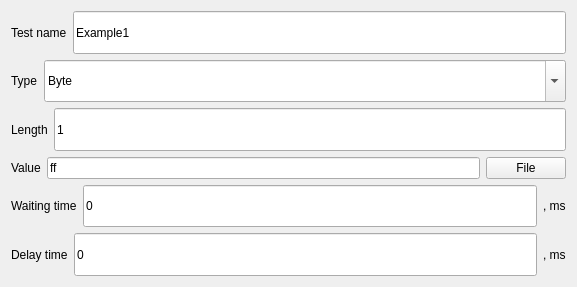
<?xml version="1.0" encoding="UTF-8"?>
<ui version="4.0">
 <class>PacketWidget</class>
 <widget class="QWidget" name="PacketWidget">
  <property name="geometry">
   <rect>
    <x>0</x>
    <y>0</y>
    <width>577</width>
    <height>287</height>
   </rect>
  </property>
  <property name="windowTitle">
   <string>Form</string>
  </property>
  <layout class="QGridLayout" name="gridLayout">
   <item row="0" column="0">
    <layout class="QHBoxLayout" name="horizontalLayout">
     <item>
      <widget class="QLabel" name="label">
       <property name="text">
        <string>Test name</string>
       </property>
      </widget>
     </item>
     <item>
      <widget class="QLineEdit" name="lineEdit">
       <property name="sizePolicy">
        <sizepolicy hsizetype="Expanding" vsizetype="Minimum">
         <horstretch>0</horstretch>
         <verstretch>0</verstretch>
        </sizepolicy>
       </property>
       <property name="text">
        <string>Example1</string>
       </property>
      </widget>
     </item>
    </layout>
   </item>
   <item row="1" column="0">
    <layout class="QHBoxLayout" name="horizontalLayout_2">
     <item>
      <widget class="QLabel" name="label_2">
       <property name="sizePolicy">
        <sizepolicy hsizetype="Minimum" vsizetype="Minimum">
         <horstretch>0</horstretch>
         <verstretch>0</verstretch>
        </sizepolicy>
       </property>
       <property name="text">
        <string>Type</string>
       </property>
      </widget>
     </item>
     <item>
      <widget class="QComboBox" name="comboBox">
       <property name="sizePolicy">
        <sizepolicy hsizetype="Expanding" vsizetype="Minimum">
         <horstretch>0</horstretch>
         <verstretch>0</verstretch>
        </sizepolicy>
       </property>
       <property name="editable">
        <bool>true</bool>
       </property>
       <property name="duplicatesEnabled">
        <bool>false</bool>
       </property>
       <item>
        <property name="text">
         <string>Byte</string>
        </property>
       </item>
       <item>
        <property name="text">
         <string>array</string>
        </property>
       </item>
       <item>
        <property name="text">
         <string>File</string>
        </property>
       </item>
      </widget>
     </item>
    </layout>
   </item>
   <item row="2" column="0">
    <layout class="QHBoxLayout" name="horizontalLayout_4">
     <item>
      <widget class="QLabel" name="label_8">
       <property name="text">
        <string>Length</string>
       </property>
      </widget>
     </item>
     <item>
      <widget class="QLineEdit" name="lineEdit_5">
       <property name="sizePolicy">
        <sizepolicy hsizetype="Expanding" vsizetype="Minimum">
         <horstretch>0</horstretch>
         <verstretch>0</verstretch>
        </sizepolicy>
       </property>
       <property name="text">
        <string>1</string>
       </property>
      </widget>
     </item>
    </layout>
   </item>
   <item row="3" column="0">
    <layout class="QHBoxLayout" name="horizontalLayout_3">
     <item>
      <widget class="QLabel" name="label_3">
       <property name="text">
        <string>Value</string>
       </property>
      </widget>
     </item>
     <item>
      <widget class="QLineEdit" name="lineEdit_2">
       <property name="sizePolicy">
        <sizepolicy hsizetype="Expanding" vsizetype="Minimum">
         <horstretch>0</horstretch>
         <verstretch>0</verstretch>
        </sizepolicy>
       </property>
       <property name="text">
        <string>ff</string>
       </property>
      </widget>
     </item>
     <item>
      <widget class="QPushButton" name="selectFileButton">
       <property name="text">
        <string>File</string>
       </property>
      </widget>
     </item>
    </layout>
   </item>
   <item row="4" column="0">
    <layout class="QHBoxLayout" name="horizontalLayout_5">
     <item>
      <widget class="QLabel" name="label_4">
       <property name="text">
        <string>Waiting time</string>
       </property>
      </widget>
     </item>
     <item>
      <widget class="QLineEdit" name="lineEdit_3">
       <property name="sizePolicy">
        <sizepolicy hsizetype="Expanding" vsizetype="Minimum">
         <horstretch>0</horstretch>
         <verstretch>0</verstretch>
        </sizepolicy>
       </property>
       <property name="text">
        <string>0</string>
       </property>
      </widget>
     </item>
     <item>
      <widget class="QLabel" name="label_5">
       <property name="text">
        <string>, ms</string>
       </property>
      </widget>
     </item>
    </layout>
   </item>
   <item row="5" column="0">
    <layout class="QHBoxLayout" name="horizontalLayout_6">
     <item>
      <widget class="QLabel" name="label_6">
       <property name="text">
        <string>Delay time</string>
       </property>
      </widget>
     </item>
     <item>
      <widget class="QLineEdit" name="lineEdit_4">
       <property name="sizePolicy">
        <sizepolicy hsizetype="Expanding" vsizetype="Minimum">
         <horstretch>0</horstretch>
         <verstretch>0</verstretch>
        </sizepolicy>
       </property>
       <property name="text">
        <string>0</string>
       </property>
      </widget>
     </item>
     <item>
      <widget class="QLabel" name="label_7">
       <property name="text">
        <string>, ms</string>
       </property>
      </widget>
     </item>
    </layout>
   </item>
  </layout>
 </widget>
 <resources/>
 <connections/>
</ui>
